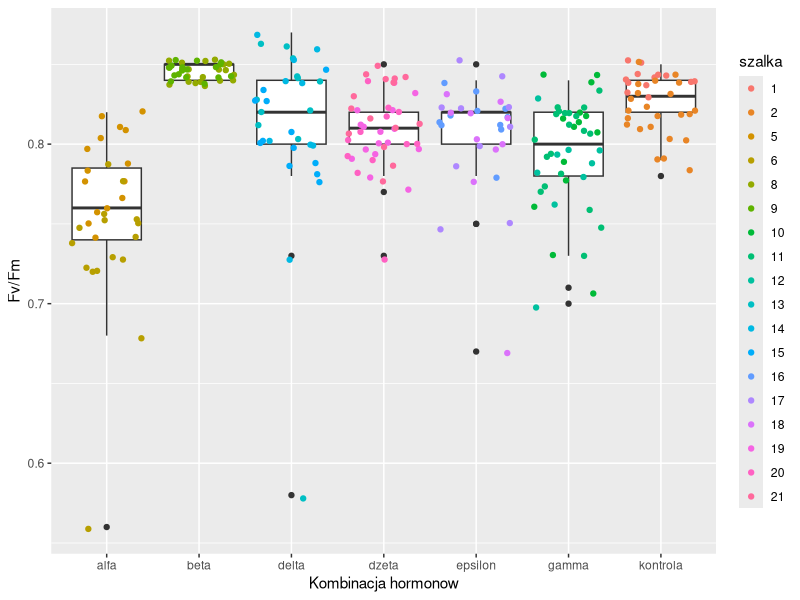

Recreate this plot in R.
## ---- chunk 1
library(ggplot2)
library(ggpubr)
yield = read.csv("./yield.csv")
yield$szalka = as.factor(yield$szalka)
yield$concentration = as.factor(yield$concentration)
summary(yield)

ggplot(data = yield) + 
  geom_boxplot(aes(x=concentration, y=yield)) +
  geom_jitter(aes(x=concentration, y=yield, color=szalka)) +
  xlab("Kombinacja hormonow") + 
  ylab("Fv/Fm")
## ---- chunk 2
kruskal.test(yield ~ concentration, data = yield)

results = compare_means(yield ~ concentration, data = yield)
write.table(results, "yield_results.txt") # porownanie grup zapisane do pliku yield_results.txt
